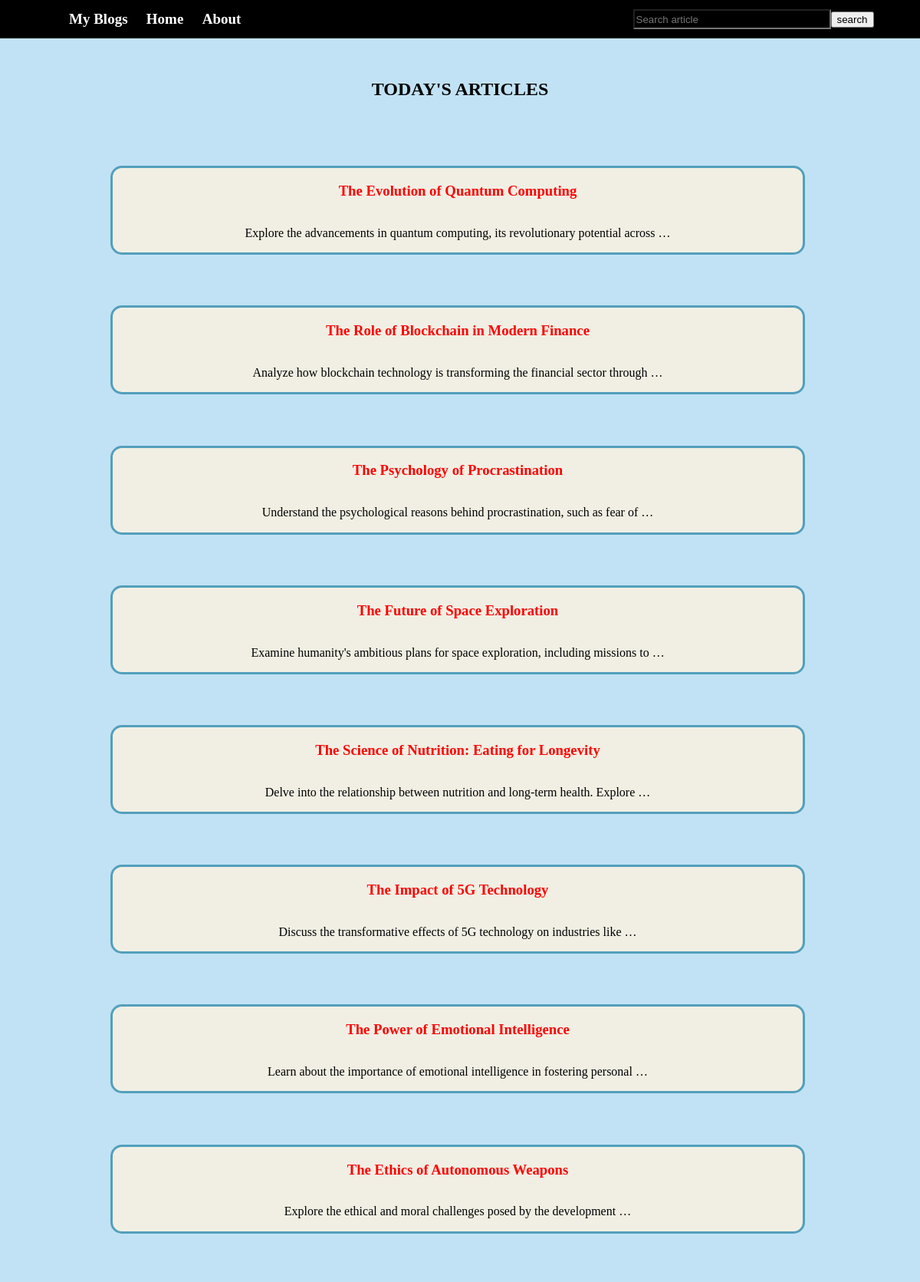
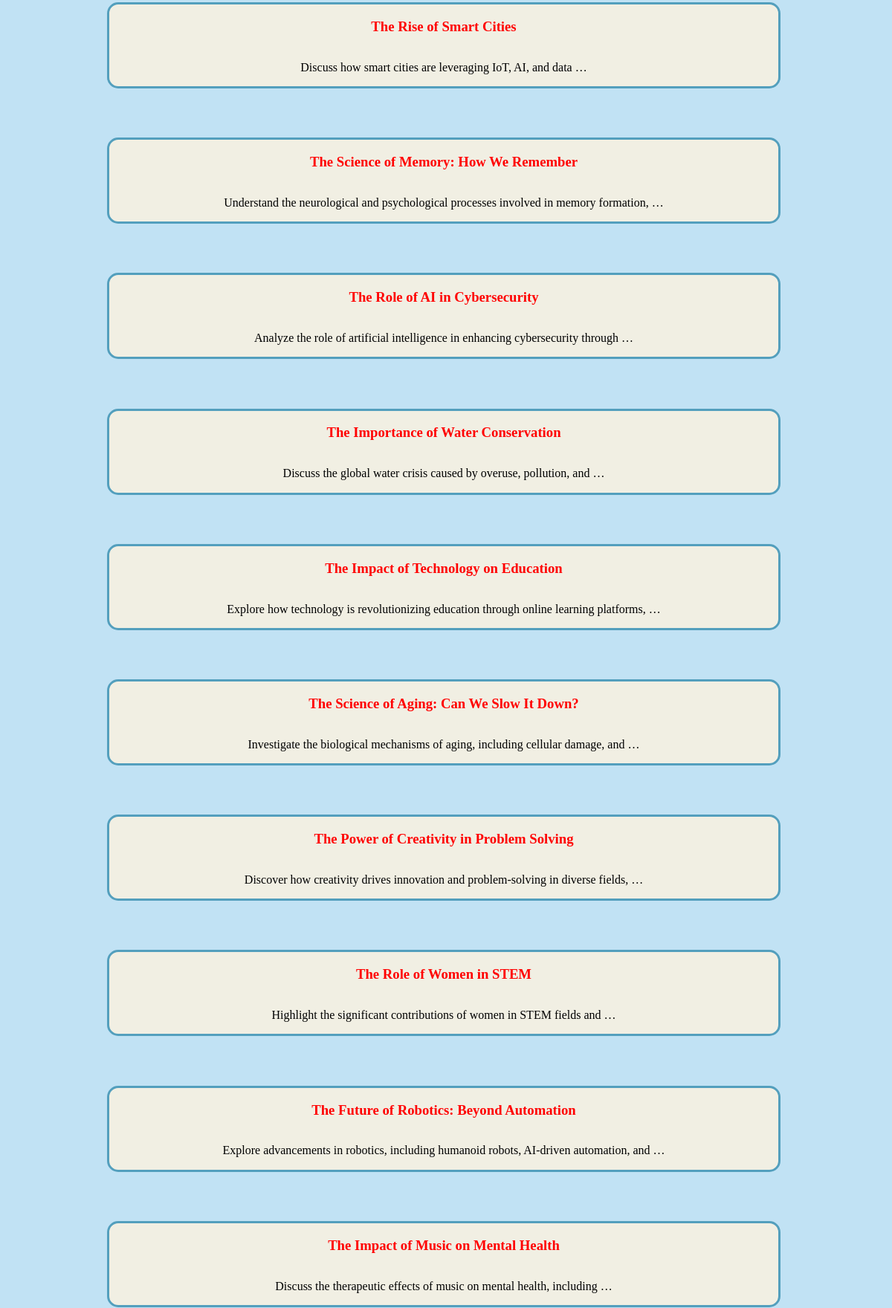
The page / (upper part) on the database its author committed (2 pictures, top to bottom).
### app1/models.py (models this page shows)
class Article(models.Model):
    title = models.CharField(max_length=200)
    description = models.CharField(max_length=10000)

### app1/views.py (the view)
# urls.py: path('',index,name="home"),
def index(request):
    rows = Article.objects.all()
    if request.method == "POST":
        search = request.POST.get('search')
        rows = Article.objects.filter(Q(title__icontains = search) | Q (description__icontains = search))
    return render(request,'index.html',{'data' : rows})

### app1/templates/index.html
{% extends 'temp_files/nav.html' %}
        {% block content %}
        <section>
            <h1 id="heading">TODAY'S ARTICLES</h1>
        {% for i in data %}
        <a href="{% url 'article' i.id %}" class="varun">
            <article>
                <h1>{{i.title}}</h1>
                <p>{{i.description | truncatewords:10}}</p>
            </article>
        </a>
        {% endfor %}
        </section>
        {% endblock content%}

### templates/temp_files/nav.html (shortened to what this page needs)
<!DOCTYPE html>
{% load static %}
<html lang="en">
<head>
    <link rel="stylesheet" href="{% static 'css/nav.css' %}">
    <link rel="stylesheet" href="{% static 'app1_css/index.css' %}">
    <link rel="stylesheet" href="{% static 'app1_css/article.css' %}">
</head>
<body>
    <header>
        <nav>
            <figure id="sub-nav">
                <ol>
                    <li><a href="{% url 'home' %}">My Blogs</a></li>
                    <li><a href="{% url 'home' %}">Home</a></li>
                    <li><a href="#">About</a></li>
                </ol>
                <ul><form action="" method="POST">
                    <li><input type="text" placeholder="Search article" name="search"><button type="submit">search</button></li>
                </form>
                </ul>
            </figure>
        </nav>
    </header>
    {% block content %}
    {% endblock content %}
</body>
</html>

### static/css/nav.css (style rules this page uses)
body { padding: 0px; margin: 0px; }
header { height: 50px; width: 100%; background-color: aliceblue; }
nav { width: 100%; height: 100%; margin: auto; background-color: black; }
ol,ul { display: flex; padding: 0px; margin: 0px; list-style: none; height: 100%; align-items: center; }
ul { width: 25%; justify-content: center; }
ul li { display: flex; align-items: center; }
ul li input { color: white; background-color: black; height: 20px; width: 250px; }
ul li { height: 100%; }
ol { width: 22%; justify-content: space-between; font-size: x-small; }
ol li { transition : transform 0.4s ease; }
ol li a { color: white; font-size: 1.9em; }
#sub-nav { width: 85%; margin: auto; display: flex; justify-content: space-between; height: 100%; margin-top: 0px; }
nav a { text-decoration: none; font-size: x-large; font-weight: bold; color: rgb(236, 99, 2); transition: transform 0.4s ease; }

### app1/static/app1_css/index.css (style rules this page uses)
body { background-color: aliceblue; padding: 0px; margin: 0px; }
section { width: 100%; height: 700vh; margin: auto; background-color: rgb(193, 226, 244); display: flex; flex-direction: column; justify-content: space-around; }
article { border: 3px solid rgb(83, 159, 189); border-radius: 15px; height: 110px; width: 75vw; background-color: rgb(241, 239, 227); text-align: center; display: flex; flex-direction: column; justify-content: space-evenly; transition: transform 0.3s ease; position: relative; }
.varun { width: 75vw; transition: transform 0.9s ease; }
.varun.animate { transform: translateX(12vw); }
h1 { color: red; text-align: center; }
p { color: black; }
a { text-decoration: none; }
#heading { color: #000; }

### app1/static/app1_css/article.css (style rules this page uses)
body { padding: 0px; margin: 0px; }

### rows shown on the page
Article: title "The Evolution of Quantum Computing", description "Explore the advancements in quantum computing, its revolutionary potential across …"
Article: title "The Role of Blockchain in Modern Finance", description "Analyze how blockchain technology is transforming the financial sector through …"
Article: title "The Psychology of Procrastination", description "Understand the psychological reasons behind procrastination, such as fear of …"
Article: title "The Future of Space Exploration", description "Examine humanity's ambitious plans for space exploration, including missions to …"
Article: title "The Science of Nutrition: Eating for Longevity", description "Delve into the relationship between nutrition and long-term health. Explore …"
Article: title "The Impact of 5G Technology", description "Discuss the transformative effects of 5G technology on industries like …"
Article: title "The Power of Emotional Intelligence", description "Learn about the importance of emotional intelligence in fostering personal …"
Article: title "The Ethics of Autonomous Weapons", description "Explore the ethical and moral challenges posed by the development …"
Article: title "The Rise of Smart Cities", description "Discuss how smart cities are leveraging IoT, AI, and data …"
Article: title "The Science of Memory: How We Remember", description "Understand the neurological and psychological processes involved in memory formation, …"
Article: title "The Role of AI in Cybersecurity", description "Analyze the role of artificial intelligence in enhancing cybersecurity through …"
Article: title "The Importance of Water Conservation", description "Discuss the global water crisis caused by overuse, pollution, and …"
Article: title "The Impact of Technology on Education", description "Explore how technology is revolutionizing education through online learning platforms, …"
Article: title "The Science of Aging: Can We Slow It Down?", description "Investigate the biological mechanisms of aging, including cellular damage, and …"
Article: title "The Power of Creativity in Problem Solving", description "Discover how creativity drives innovation and problem-solving in diverse fields, …"
Article: title "The Role of Women in STEM", description "Highlight the significant contributions of women in STEM fields and …"
Article: title "The Future of Robotics: Beyond Automation", description "Explore advancements in robotics, including humanoid robots, AI-driven automation, and …"
Article: title "The Impact of Music on Mental Health", description "Discuss the therapeutic effects of music on mental health, including …"
